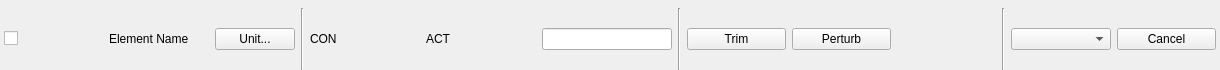
<?xml version="1.0" encoding="UTF-8"?>
<ui version="4.0">
 <class>MagnetListItem</class>
 <widget class="QWidget" name="MagnetListItem">
  <property name="geometry">
   <rect>
    <x>0</x>
    <y>0</y>
    <width>1220</width>
    <height>70</height>
   </rect>
  </property>
  <property name="windowTitle">
   <string>Form</string>
  </property>
  <layout class="QHBoxLayout" name="horizontalLayout">
   <property name="leftMargin">
    <number>4</number>
   </property>
   <property name="topMargin">
    <number>8</number>
   </property>
   <property name="rightMargin">
    <number>4</number>
   </property>
   <property name="bottomMargin">
    <number>0</number>
   </property>
   <item>
    <widget class="PyDMCheckbox" name="batchCheckbox">
     <property name="toolTip">
      <string/>
     </property>
     <property name="whatsThis">
      <string/>
     </property>
     <property name="channel" stdset="0">
      <string>ca://${devname}:SELECT</string>
     </property>
    </widget>
   </item>
   <item>
    <widget class="PyDMLabel" name="elementLabel">
     <property name="sizePolicy">
      <sizepolicy hsizetype="Preferred" vsizetype="Fixed">
       <horstretch>0</horstretch>
       <verstretch>0</verstretch>
      </sizepolicy>
     </property>
     <property name="toolTip">
      <string/>
     </property>
     <property name="whatsThis">
      <string/>
     </property>
     <property name="text">
      <string>Element Name</string>
     </property>
     <property name="alignment">
      <set>Qt::AlignLeading|Qt::AlignLeft|Qt::AlignVCenter</set>
     </property>
     <property name="channel" stdset="0">
      <string>ca://${devname}:MADNAME</string>
     </property>
    </widget>
   </item>
   <item>
    <widget class="PyDMRelatedDisplayButton" name="detailButton">
     <property name="sizePolicy">
      <sizepolicy hsizetype="Maximum" vsizetype="Fixed">
       <horstretch>0</horstretch>
       <verstretch>0</verstretch>
      </sizepolicy>
     </property>
     <property name="toolTip">
      <string/>
     </property>
     <property name="whatsThis">
      <string/>
     </property>
     <property name="text">
      <string>Unit...</string>
     </property>
     <property name="filenames" stdset="0">
      <stringlist>
       <string>mag_block_template.ui</string>
      </stringlist>
     </property>
     <property name="displayFilename" stdset="0">
      <string>mag_block_template.ui</string>
     </property>
    </widget>
   </item>
   <item>
    <widget class="Line" name="line_2">
     <property name="orientation">
      <enum>Qt::Vertical</enum>
     </property>
    </widget>
   </item>
   <item>
    <widget class="PyDMLabel" name="conLabel">
     <property name="sizePolicy">
      <sizepolicy hsizetype="Fixed" vsizetype="Fixed">
       <horstretch>0</horstretch>
       <verstretch>0</verstretch>
      </sizepolicy>
     </property>
     <property name="minimumSize">
      <size>
       <width>110</width>
       <height>0</height>
      </size>
     </property>
     <property name="maximumSize">
      <size>
       <width>110</width>
       <height>16777215</height>
      </size>
     </property>
     <property name="toolTip">
      <string/>
     </property>
     <property name="whatsThis">
      <string/>
     </property>
     <property name="text">
      <string>CON</string>
     </property>
     <property name="channel" stdset="0">
      <string>ca://${devname}:BCON</string>
     </property>
    </widget>
   </item>
   <item>
    <widget class="PyDMLabel" name="actLabel">
     <property name="sizePolicy">
      <sizepolicy hsizetype="Fixed" vsizetype="Fixed">
       <horstretch>0</horstretch>
       <verstretch>0</verstretch>
      </sizepolicy>
     </property>
     <property name="minimumSize">
      <size>
       <width>110</width>
       <height>0</height>
      </size>
     </property>
     <property name="maximumSize">
      <size>
       <width>110</width>
       <height>16777215</height>
      </size>
     </property>
     <property name="toolTip">
      <string/>
     </property>
     <property name="whatsThis">
      <string/>
     </property>
     <property name="text">
      <string>ACT</string>
     </property>
     <property name="channel" stdset="0">
      <string>ca://${devname}:BACT</string>
     </property>
    </widget>
   </item>
   <item>
    <widget class="PyDMLineEdit" name="desLineEdit">
     <property name="sizePolicy">
      <sizepolicy hsizetype="Fixed" vsizetype="Fixed">
       <horstretch>0</horstretch>
       <verstretch>0</verstretch>
      </sizepolicy>
     </property>
     <property name="minimumSize">
      <size>
       <width>130</width>
       <height>0</height>
      </size>
     </property>
     <property name="maximumSize">
      <size>
       <width>100</width>
       <height>16777215</height>
      </size>
     </property>
     <property name="toolTip">
      <string/>
     </property>
     <property name="whatsThis">
      <string>
    Writeable text field to send and display channel values
    </string>
     </property>
     <property name="channel" stdset="0">
      <string>ca://${devname}:BDES</string>
     </property>
    </widget>
   </item>
   <item>
    <widget class="Line" name="line_3">
     <property name="orientation">
      <enum>Qt::Vertical</enum>
     </property>
    </widget>
   </item>
   <item>
    <widget class="PyDMPushButton" name="trimButton">
     <property name="toolTip">
      <string/>
     </property>
     <property name="whatsThis">
      <string>
    Basic PushButton to send a fixed value.

    The PyDMPushButton is meant to hold a specific value, and send that value
    to a channel when it is clicked, much like the MessageButton does in EDM.
    The PyDMPushButton works in two different modes of operation, first, a
    fixed value can be given to the :attr:`.pressValue` attribute, whenever the
    button is clicked a signal containing this value will be sent to the
    connected channel. This is the default behavior of the button. However, if
    the :attr:`.relativeChange` is set to True, the fixed value will be added
    to the current value of the channel. This means that the button will
    increment a channel by a fixed amount with every click, a consistent
    relative move
    
    Parameters
    ----------
    pressValue : int, float, str
        Value to be sent when the button is clicked
    
    channel : str
        ID of channel to manipulate

    parent : QObject, optional
        Parent of PyDMPushButton

    label : str, optional
        String to place on button

    icon : QIcon, optional
        An Icon to display on the PyDMPushButton


    relative : bool, optional
        Choice to have the button peform a relative put, instead of always
        setting to an absolute value
    </string>
     </property>
     <property name="text">
      <string>Trim</string>
     </property>
     <property name="channel" stdset="0">
      <string>ca://${devname}:CTRL</string>
     </property>
     <property name="pressValue" stdset="0">
      <string>1</string>
     </property>
    </widget>
   </item>
   <item>
    <widget class="PyDMPushButton" name="perturbButton">
     <property name="toolTip">
      <string/>
     </property>
     <property name="whatsThis">
      <string>
    Basic PushButton to send a fixed value.

    The PyDMPushButton is meant to hold a specific value, and send that value
    to a channel when it is clicked, much like the MessageButton does in EDM.
    The PyDMPushButton works in two different modes of operation, first, a
    fixed value can be given to the :attr:`.pressValue` attribute, whenever the
    button is clicked a signal containing this value will be sent to the
    connected channel. This is the default behavior of the button. However, if
    the :attr:`.relativeChange` is set to True, the fixed value will be added
    to the current value of the channel. This means that the button will
    increment a channel by a fixed amount with every click, a consistent
    relative move
    
    Parameters
    ----------
    pressValue : int, float, str
        Value to be sent when the button is clicked
    
    channel : str
        ID of channel to manipulate

    parent : QObject, optional
        Parent of PyDMPushButton

    label : str, optional
        String to place on button

    icon : QIcon, optional
        An Icon to display on the PyDMPushButton


    relative : bool, optional
        Choice to have the button peform a relative put, instead of always
        setting to an absolute value
    </string>
     </property>
     <property name="text">
      <string>Perturb</string>
     </property>
     <property name="channel" stdset="0">
      <string>ca://${devname}:CTRL</string>
     </property>
     <property name="pressValue" stdset="0">
      <string>2</string>
     </property>
    </widget>
   </item>
   <item>
    <widget class="PyDMSlider" name="bCtrlSlider">
     <property name="sizePolicy">
      <sizepolicy hsizetype="Preferred" vsizetype="Fixed">
       <horstretch>0</horstretch>
       <verstretch>0</verstretch>
      </sizepolicy>
     </property>
     <property name="toolTip">
      <string/>
     </property>
     <property name="whatsThis">
      <string/>
     </property>
     <property name="channel" stdset="0">
      <string>ca://${devname}:BCTRL</string>
     </property>
     <property name="userDefinedLimits" stdset="0">
      <bool>false</bool>
     </property>
     <property name="userMinimum" stdset="0">
      <double>-1.000000000000000</double>
     </property>
     <property name="userMaximum" stdset="0">
      <double>1.000000000000000</double>
     </property>
     <property name="num_steps" stdset="0">
      <number>101</number>
     </property>
    </widget>
   </item>
   <item>
    <widget class="Line" name="line">
     <property name="orientation">
      <enum>Qt::Vertical</enum>
     </property>
    </widget>
   </item>
   <item>
    <widget class="PyDMEnumComboBox" name="controlComboBox">
     <property name="sizePolicy">
      <sizepolicy hsizetype="Preferred" vsizetype="Maximum">
       <horstretch>0</horstretch>
       <verstretch>0</verstretch>
      </sizepolicy>
     </property>
     <property name="toolTip">
      <string/>
     </property>
     <property name="whatsThis">
      <string/>
     </property>
     <property name="channel" stdset="0">
      <string>ca://${devname}:CTRL</string>
     </property>
    </widget>
   </item>
   <item>
    <widget class="PyDMPushButton" name="abortButton">
     <property name="enabled">
      <bool>true</bool>
     </property>
     <property name="toolTip">
      <string/>
     </property>
     <property name="whatsThis">
      <string>
    Basic PushButton to send a fixed value.

    The PyDMPushButton is meant to hold a specific value, and send that value
    to a channel when it is clicked, much like the MessageButton does in EDM.
    The PyDMPushButton works in two different modes of operation, first, a
    fixed value can be given to the :attr:`.pressValue` attribute, whenever the
    button is clicked a signal containing this value will be sent to the
    connected channel. This is the default behavior of the button. However, if
    the :attr:`.relativeChange` is set to True, the fixed value will be added
    to the current value of the channel. This means that the button will
    increment a channel by a fixed amount with every click, a consistent
    relative move
    
    Parameters
    ----------
    pressValue : int, float, str
        Value to be sent when the button is clicked
    
    channel : str
        ID of channel to manipulate

    parent : QObject, optional
        Parent of PyDMPushButton

    label : str, optional
        String to place on button

    icon : QIcon, optional
        An Icon to display on the PyDMPushButton


    relative : bool, optional
        Choice to have the button peform a relative put, instead of always
        setting to an absolute value
    </string>
     </property>
     <property name="text">
      <string>Cancel</string>
     </property>
     <property name="channel" stdset="0">
      <string>ca://${devname}:ABORT</string>
     </property>
    </widget>
   </item>
  </layout>
 </widget>
 <customwidgets>
  <customwidget>
   <class>PyDMLabel</class>
   <extends>QLabel</extends>
   <header>pydm.widgets.label</header>
  </customwidget>
  <customwidget>
   <class>PyDMSlider</class>
   <extends>QFrame</extends>
   <header>pydm.widgets.slider</header>
  </customwidget>
  <customwidget>
   <class>PyDMLineEdit</class>
   <extends>QLineEdit</extends>
   <header>pydm.widgets.line_edit</header>
  </customwidget>
  <customwidget>
   <class>PyDMPushButton</class>
   <extends>QPushButton</extends>
   <header>pydm.widgets.pushbutton</header>
  </customwidget>
  <customwidget>
   <class>PyDMCheckbox</class>
   <extends>QCheckBox</extends>
   <header>pydm.widgets.checkbox</header>
  </customwidget>
  <customwidget>
   <class>PyDMRelatedDisplayButton</class>
   <extends>QPushButton</extends>
   <header>pydm.widgets.related_display_button</header>
  </customwidget>
  <customwidget>
   <class>PyDMEnumComboBox</class>
   <extends>QComboBox</extends>
   <header>pydm.widgets.enum_combo_box</header>
  </customwidget>
 </customwidgets>
 <resources/>
 <connections/>
</ui>
